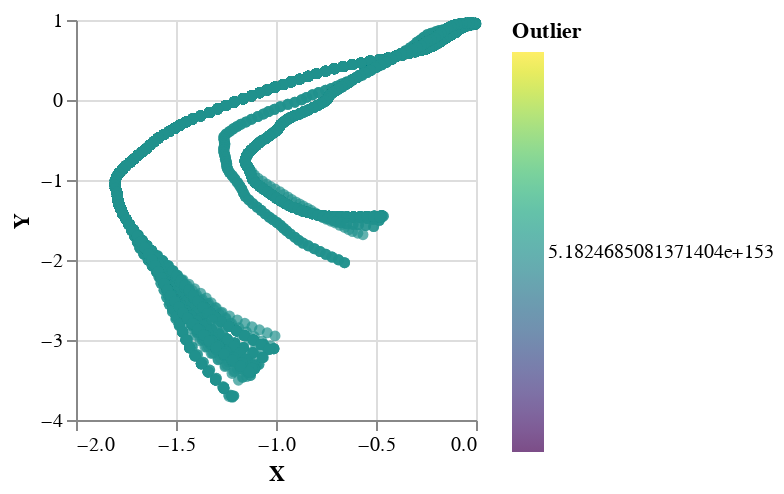

The code cell stored with this chart in its notebook:
### Code cell
a = (\(x,d) -> zip x (Prelude.repeat $ ln $ exp d)) =<< s
-- b = join (replicate 1000 ((ln . exp . snd) <$> s))
-- s' = zip a ([1.0..])

plotVega $ take 10000 a

### Figure 1 — Vega-Lite specification as saved in the notebook (floating-point values rounded to 4 significant figures; data arrays with more than 128 entries replaced by an {"elided": "..."} marker saying what was removed)
{"$schema": "https://vega.github.io/schema/vega-lite/v4.json", "data": {"values": {"elided": "10000 records"}}, "encoding": {"color": {"field": "Outlier", "scale": {"scheme": "viridis"}, "type": "quantitative"}, "x": {"field": "X", "type": "quantitative"}, "y": {"field": "Y", "type": "quantitative"}}, "height": 200, "mark": "circle", "width": 200}
